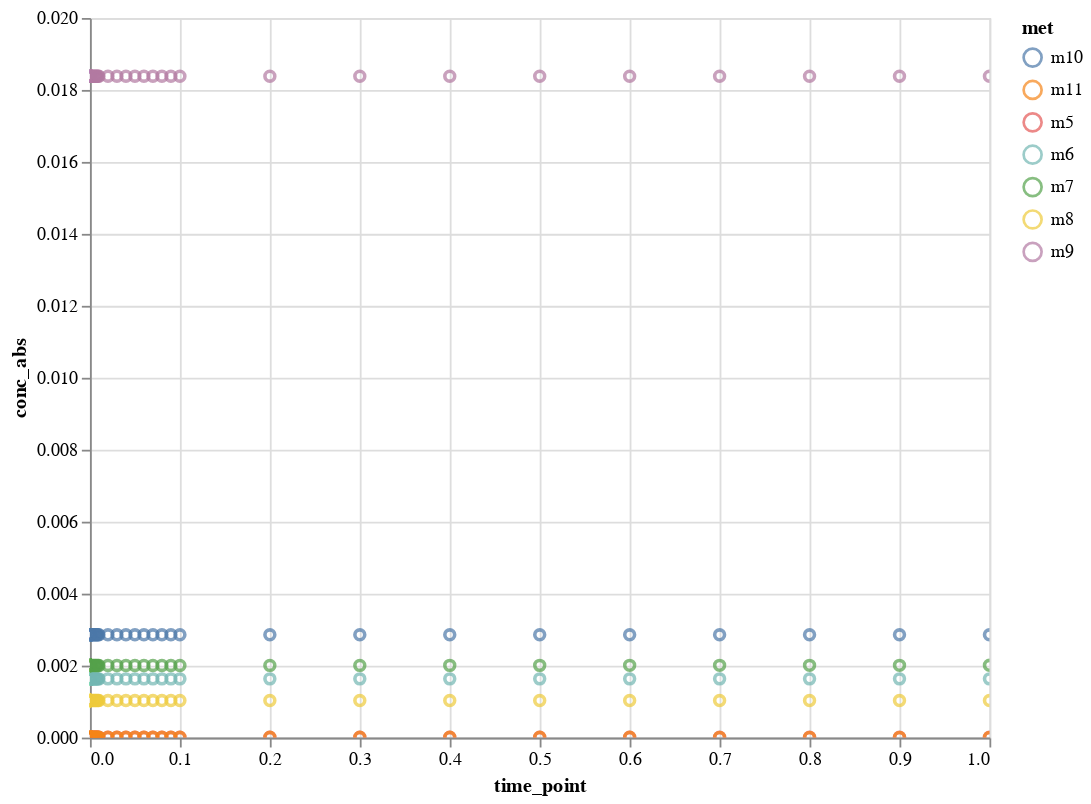

Notebook code for this chart:
### Markdown cell above
#### Plot results for a given model

### Code cell
plot_model_interactive(conc, conc_interp, model_i=2, quant_type='conc_abs',
                       selected_data=met_names, x_scale='linear',
                       y_scale='linear', x_lim=[0,1], y_lim=None)

### Figure 1 — Vega-Lite specification as saved in the notebook (floating-point values rounded to 4 significant figures; data arrays with more than 128 entries replaced by an {"elided": "..."} marker saying what was removed)
{"config": {"view": {"continuousWidth": 400, "continuousHeight": 300}}, "data": {"name": "data-271a3d480f0a5b7d0ca64114e9553c08"}, "mark": "point", "encoding": {"color": {"type": "nominal", "field": "met"}, "tooltip": [{"type": "nominal", "field": "met"}, {"type": "quantitative", "field": "conc_abs"}], "x": {"type": "quantitative", "field": "time_point", "scale": {"domain": [0, 1], "type": "linear"}}, "y": {"type": "quantitative", "field": "conc_abs", "scale": {"type": "linear"}}}, "height": 400, "selection": {"selector001": {"type": "interval", "bind": "scales", "encodings": ["x", "y"]}}, "width": 500, "$schema": "https://vega.github.io/schema/vega-lite/v4.8.1.json", "datasets": {"data-271a3d480f0a5b7d0ca64114e9553c08": {"elided": "581 records"}}}
